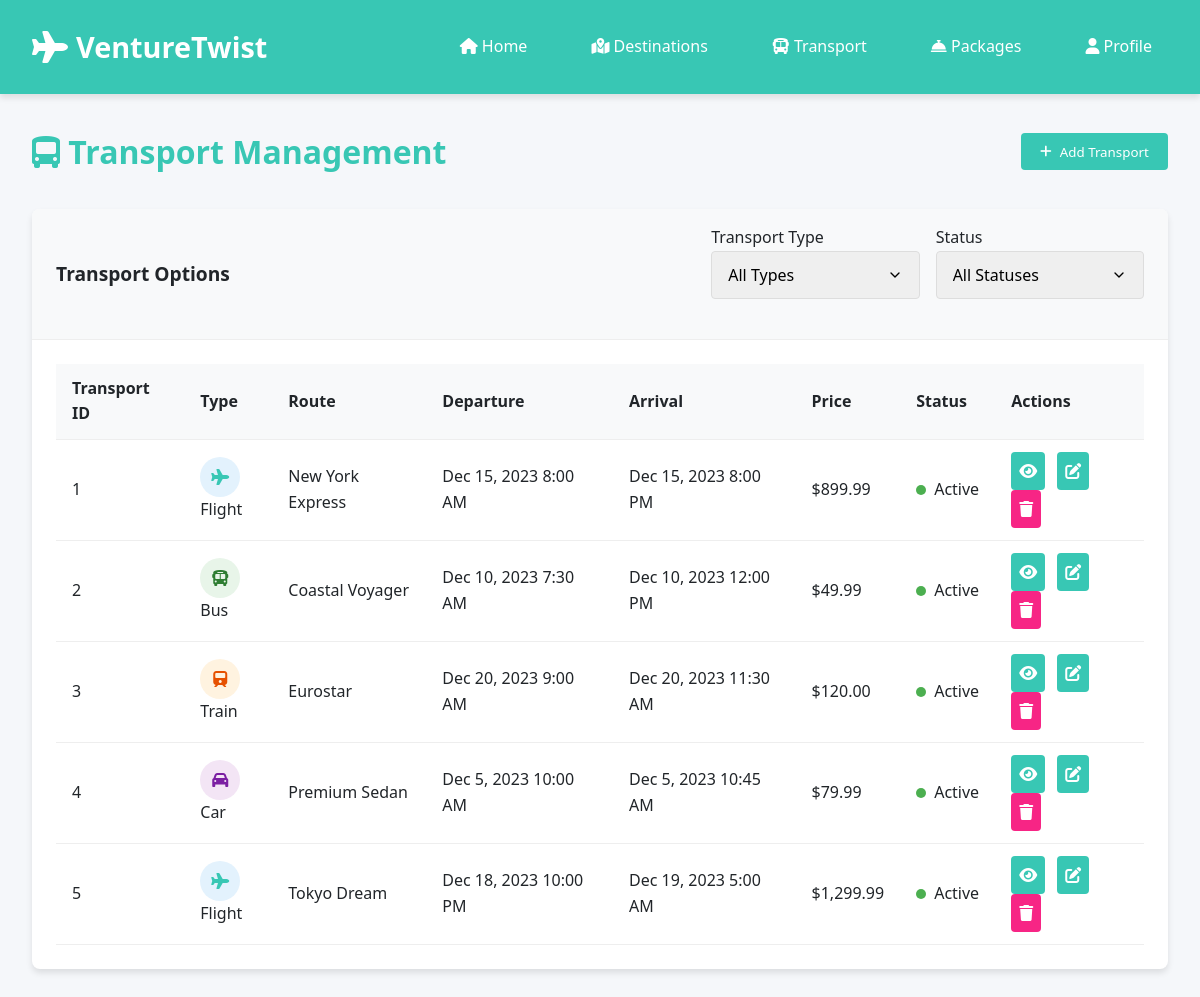
/transport.php, run on the app's committed database.
### tables this page shows
CREATE TABLE IF NOT EXISTS transports (
    id INT AUTO_INCREMENT PRIMARY KEY,
    type ENUM('flight', 'bus', 'train', 'car') NOT NULL,
    name VARCHAR(100) NOT NULL,
    departure_location VARCHAR(100) NOT NULL,
    arrival_location VARCHAR(100) NOT NULL,
    departure_time DATETIME NOT NULL,
    arrival_time DATETIME NOT NULL,
    price DECIMAL(10, 2) NOT NULL,
    capacity INT NOT NULL,
    status ENUM('active', 'inactive') NOT NULL DEFAULT 'active',
    description TEXT,
    created_at TIMESTAMP DEFAULT CURRENT_TIMESTAMP,
    updated_at TIMESTAMP DEFAULT CURRENT_TIMESTAMP ON UPDATE CURRENT_TIMESTAMP
);

### transport.php (the view, shortened to what this page needs)
<!DOCTYPE html>
<html lang="en">
<head>
   <link rel="stylesheet" href="transport.css">
    <link rel="stylesheet" href="https://cdnjs.cloudflare.com/ajax/libs/font-awesome/6.0.0-beta3/css/all.min.css">
</head>
<body>
    <?php
    $servername = "localhost";
    $username = "root";
    $password = "";
    $dbname = "wanderful";
    $conn = new mysqli($servername, $username, $password, $dbname);
    $transports = [];
    $sql = "SELECT * FROM transports";
    $result = $conn->query($sql);
   if ($result && $result->num_rows > 0) {
    while($row = $result->fetch_assoc()) {
        $transports[] = $row;
    }
} else {
    echo "<div class='notification show error'>Query failed: " . $conn->error . "</div>";
}
    ?>
    <header>
        <div class="navbar">
            <div class="logo">
                <i class="fas fa-plane"></i>
                <span>VentureTwist</span>
            </div>
            <nav>
                <ul>
                    <li><a href="index.html"><i class="fas fa-home"></i> Home</a></li>
                    <li><a href="Destinations.html"><i class="fas fa-map-marked-alt"></i> Destinations</a></li>
                    <li><a href="#" class="active"><i class="fas fa-bus"></i> Transport</a></li>
                    <li><a href="#"><i class="fas fa-concierge-bell"></i> Packages</a></li>
                    <li><a href="#"><i class="fas fa-user"></i> Profile</a></li>
                </ul>
            </nav>
        </div>
    </header>
    <div class="container">
        <div class="page-header">
            <h1 class="page-title"><i class="fas fa-bus-alt"></i> Transport Management</h1>
            <button class="btn btn-primary" onclick="openAddModal()">
                <i class="fas fa-plus"></i> Add Transport
            </button>
        </div>
        <div class="card">
            <div class="card-header">
                <h2 class="card-title">Transport Options</h2>
                <div class="filter-container">
                    <div class="filter-item">
                        <label for="transport-type">Transport Type</label>
                        <select id="transport-type" class="form-control select-control" onchange="filterTransports()">
                            <option value="all">All Types</option>
                        </select>
                    </div>
                    <div class="filter-item">
                        <label for="status-filter">Status</label>
                        <select id="status-filter" class="form-control select-control" onchange="filterTransports()">
                            <option value="all">All Statuses</option>
                        </select>
                    </div>
                </div>
            </div>
            <div class="card-body">
                <div class="table-responsive">
                    <table id="transport-table">
                        <thead>
                            <tr>
                                <th>Transport ID</th>
                                <th>Type</th>
                                <th>Route</th>
                                <th>Departure</th>
                                <th>Arrival</th>
                                <th>Price</th>
                                <th>Status</th>
                                <th>Actions</th>
                            </tr>
                        </thead>
                        <tbody id="transport-list">
                            <?php if (count($transports) > 0): ?>
                                <?php foreach ($transports as $transport): ?>
                                    <tr id="transport-<?php echo $transport['id']; ?>">
                                        <td><?php echo $transport['id']; ?></td>
                                        <td>
                                            <div class="transport-icon <?php echo $transport['type']; ?>">
                                                <i class="<?php
                                                    echo $transport['type'] == 'flight' ? 'fas fa-plane' :
                                                    ($transport['type'] == 'bus' ? 'fas fa-bus' :
                                                    ($transport['type'] == 'train' ? 'fas fa-train' : 'fas fa-car'));
                                                ?>"></i>
                                            </div>
                                            <?php echo ucfirst($transport['type']); ?>
                                        </td>
                                        <td><?php echo $transport['name']; ?></td>
                                        <td><?php echo date('M j, Y g:i A', strtotime($transport['departure_time'])); ?></td>
                                        <td><?php echo date('M j, Y g:i A', strtotime($transport['arrival_time'])); ?></td>
                                        <td>$<?php echo number_format($transport['price'], 2); ?></td>
                                        <td>
                                            <span class="status">
                                                <span class="status-indicator <?php echo $transport['status'] == 'active' ? 'status-active' : 'status-inactive'; ?>"></span>
                                                <?php echo ucfirst($transport['status']); ?>
                                            </span>
                                        </td>
                                        <td>
                                            <button class="action-btn view" onclick="viewTransport(<?php echo $transport['id']; ?>)">
                                                <i class="fas fa-eye"></i>
                                            </button>
                                            <button class="action-btn edit" onclick="editTransport(<?php echo $transport['id']; ?>)">
                                                <i class="fas fa-edit"></i>
                                            </button>
                                            <button class="action-btn delete" onclick="confirmDelete(<?php echo $transport['id']; ?>)">
                                                <i class="fas fa-trash"></i>
                                            </button>
                                        </td>
                                    </tr>
                                <?php endforeach; ?>
                            <?php endif; ?>
                        </tbody>
                    </table>
                </div>
            </div>
        </div>
    </div>

### transport.css (style rules this page uses)
:root { --primary: #38c7b4; --secondary:#38c7b4; --accent: #38c7b4; --light: #f8f9fa; --dark: #212529; --success: #38c7b4; --danger: #f72585; --warning: #fee440; --shadow: 0 4px 6px rgba(0, 0, 0, 0.1); }
* { margin: 0; padding: 0; box-sizing: border-box; font-family: 'Segoe UI', Tahoma, Geneva, Verdana, sans-serif; }
body { background-color: #f5f7fa; color: var(--dark); line-height: 1.6; }
header { background: linear-gradient(135deg, var(--primary), var(--secondary)); color: white; padding: 1rem 2rem; box-shadow: var(--shadow); position: sticky; top: 0; z-index: 100; }
.navbar { display: flex; justify-content: space-between; align-items: center; padding: 0.5rem 0; }
.logo { font-size: 1.8rem; font-weight: 700; display: flex; align-items: center; }
.logo i { margin-right: 0.5rem; font-size: 2rem; }
nav ul { display: flex; list-style: none; }
nav ul li { margin-left: 2rem; }
nav ul li a { color: white; text-decoration: none; font-weight: 500; transition: all 0.3s ease; padding: 0.5rem 1rem; border-radius: 4px; }
.container { max-width: 1200px; margin: 2rem auto; padding: 0 2rem; }
.page-header { display: flex; justify-content: space-between; align-items: center; margin-bottom: 2rem; }
.page-title { font-size: 2rem; color: var(--primary); font-weight: 700; }
.btn { padding: 0.6rem 1.2rem; border: none; border-radius: 4px; font-weight: 500; cursor: pointer; transition: all 0.3s ease; display: inline-flex; align-items: center; }
.btn i { margin-right: 0.5rem; }
.btn-primary { background-color: var(--primary); color: white; }
.card { background-color: white; border-radius: 8px; box-shadow: var(--shadow); overflow: hidden; margin-bottom: 2rem; }
.card-header { padding: 1rem 1.5rem; border-bottom: 1px solid #eee; display: flex; justify-content: space-between; align-items: center; background-color: var(--light); }
.card-title { font-size: 1.2rem; font-weight: 600; }
.card-body { padding: 1.5rem; }
.table-responsive { overflow-x: auto; }
table { width: 100%; border-collapse: collapse; }
th, td { padding: 0.75rem 1rem; text-align: left; border-bottom: 1px solid #eee; }
th { background-color: var(--light); font-weight: 600; color: var(--dark); }
.form-control { width: 100%; padding: 0.75rem 1rem; border: 1px solid #ddd; border-radius: 4px; font-size: 1rem; transition: border-color 0.3s ease; }
.select-control { appearance: none; background-repeat: no-repeat; background-position: right 1rem center; background-size: 1rem; }
.transport-icon { width: 40px; height: 40px; border-radius: 50%; display: flex; align-items: center; justify-content: center; margin-right: 1rem; }
.transport-icon.flight { background-color: #e3f2fd; color: var(--primary); }
.transport-icon.bus { background-color: #e8f5e9; color: #2e7d32; }
.transport-icon.train { background-color: #fff3e0; color: #e65100; }
.transport-icon.car { background-color: #f3e5f5; color: #7b1fa2; }
.filter-container { display: flex; gap: 1rem; margin-bottom: 1.5rem; flex-wrap: wrap; }
.filter-item { flex: 1; min-width: 200px; }
.action-btn { padding: 0.5rem; border: none; border-radius: 4px; cursor: pointer; transition: all 0.3s ease; font-size: 1rem; margin-right: 0.5rem; }
.action-btn.edit { background-color: var(--accent); color: white; }
.action-btn.delete { background-color: var(--danger); color: white; }
.action-btn.view { background-color: var(--success); color: white; }
.status { display: inline-flex; align-items: center; }
.status-indicator { width: 10px; height: 10px; border-radius: 50%; margin-right: 0.5rem; }
.status-active { background-color: #4caf50; }

### data on the page
transports: id "1", type "Flight", name "New York Express", departure_time "Dec 15, 2023 8:00 AM", arrival_time "Dec 15, 2023 8:00 PM", price "899.99", status "Active"
transports: id "2", type "Bus", name "Coastal Voyager", departure_time "Dec 10, 2023 7:30 AM", arrival_time "Dec 10, 2023 12:00 PM", price "49.99", status "Active"
transports: id "3", type "Train", name "Eurostar", departure_time "Dec 20, 2023 9:00 AM", arrival_time "Dec 20, 2023 11:30 AM", price "120.00", status "Active"
transports: id "4", type "Car", name "Premium Sedan", departure_time "Dec 5, 2023 10:00 AM", arrival_time "Dec 5, 2023 10:45 AM", price "79.99", status "Active"
transports: id "5", type "Flight", name "Tokyo Dream", departure_time "Dec 18, 2023 10:00 PM", arrival_time "Dec 19, 2023 5:00 AM", price "1,299.99", status "Active"
